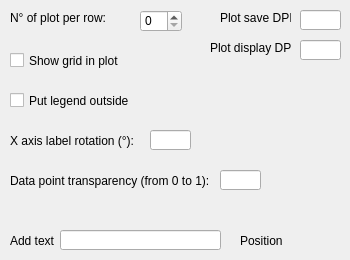
               <widget class="QWidget" name="tab_more_settings">
                <attribute name="title">
                 <string>More Settings</string>
                </attribute>
                <widget class="QLabel" name="label_18">
                 <property name="geometry">
                  <rect>
                   <x>210</x>
                   <y>40</y>
                   <width>81</width>
                   <height>16</height>
                  </rect>
                 </property>
                 <property name="text">
                  <string>Plot display DPI:</string>
                 </property>
                </widget>
                <widget class="QLineEdit" name="ent_plot_display_dpi">
                 <property name="geometry">
                  <rect>
                   <x>300</x>
                   <y>40</y>
                   <width>41</width>
                   <height>20</height>
                  </rect>
                 </property>
                </widget>
                <widget class="QLabel" name="label_19">
                 <property name="geometry">
                  <rect>
                   <x>220</x>
                   <y>10</y>
                   <width>71</width>
                   <height>16</height>
                  </rect>
                 </property>
                 <property name="text">
                  <string>Plot save DPI:</string>
                 </property>
                </widget>
                <widget class="QLineEdit" name="ent_plot_save_dpi">
                 <property name="geometry">
                  <rect>
                   <x>300</x>
                   <y>10</y>
                   <width>41</width>
                   <height>20</height>
                  </rect>
                 </property>
                </widget>
                <widget class="QLabel" name="label_20">
                 <property name="geometry">
                  <rect>
                   <x>10</x>
                   <y>230</y>
                   <width>47</width>
                   <height>21</height>
                  </rect>
                 </property>
                 <property name="text">
                  <string>Add text</string>
                 </property>
                </widget>
                <widget class="QLabel" name="label_21">
                 <property name="geometry">
                  <rect>
                   <x>240</x>
                   <y>230</y>
                   <width>47</width>
                   <height>21</height>
                  </rect>
                 </property>
                 <property name="text">
                  <string>Position</string>
                 </property>
                </widget>
                <widget class="QLineEdit" name="lineEdit">
                 <property name="geometry">
                  <rect>
                   <x>60</x>
                   <y>230</y>
                   <width>161</width>
                   <height>20</height>
                  </rect>
                 </property>
                </widget>
                <widget class="QCheckBox" name="checkBox_2">
                 <property name="geometry">
                  <rect>
                   <x>10</x>
                   <y>90</y>
                   <width>151</width>
                   <height>21</height>
                  </rect>
                 </property>
                 <property name="text">
                  <string>Put legend outside</string>
                 </property>
                </widget>
                <widget class="QLineEdit" name="ent_xlabel_rot">
                 <property name="geometry">
                  <rect>
                   <x>150</x>
                   <y>130</y>
                   <width>41</width>
                   <height>20</height>
                  </rect>
                 </property>
                </widget>
                <widget class="QLabel" name="label_4">
                 <property name="geometry">
                  <rect>
                   <x>10</x>
                   <y>130</y>
                   <width>131</width>
                   <height>21</height>
                  </rect>
                 </property>
                 <property name="text">
                  <string>X axis label rotation (°):</string>
                 </property>
                </widget>
                <widget class="QLabel" name="label_22">
                 <property name="geometry">
                  <rect>
                   <x>10</x>
                   <y>170</y>
                   <width>201</width>
                   <height>21</height>
                  </rect>
                 </property>
                 <property name="text">
                  <string>Data point transparency (from 0 to 1):</string>
                 </property>
                </widget>
                <widget class="QLineEdit" name="lineEdit_2">
                 <property name="geometry">
                  <rect>
                   <x>220</x>
                   <y>170</y>
                   <width>41</width>
                   <height>20</height>
                  </rect>
                 </property>
                </widget>
                <widget class="QCheckBox" name="checkBox_3">
                 <property name="geometry">
                  <rect>
                   <x>10</x>
                   <y>50</y>
                   <width>141</width>
                   <height>21</height>
                  </rect>
                 </property>
                 <property name="text">
                  <string>Show grid in plot</string>
                 </property>
                </widget>
                <widget class="QSpinBox" name="spinBox_plot_per_row">
                 <property name="geometry">
                  <rect>
                   <x>140</x>
                   <y>10</y>
                   <width>42</width>
                   <height>22</height>
                  </rect>
                 </property>
                </widget>
                <widget class="QLabel" name="label_2">
                 <property name="geometry">
                  <rect>
                   <x>10</x>
                   <y>10</y>
                   <width>111</width>
                   <height>16</height>
                  </rect>
                 </property>
                 <property name="text">
                  <string>N° of plot per row:</string>
                 </property>
                </widget>
               </widget>
